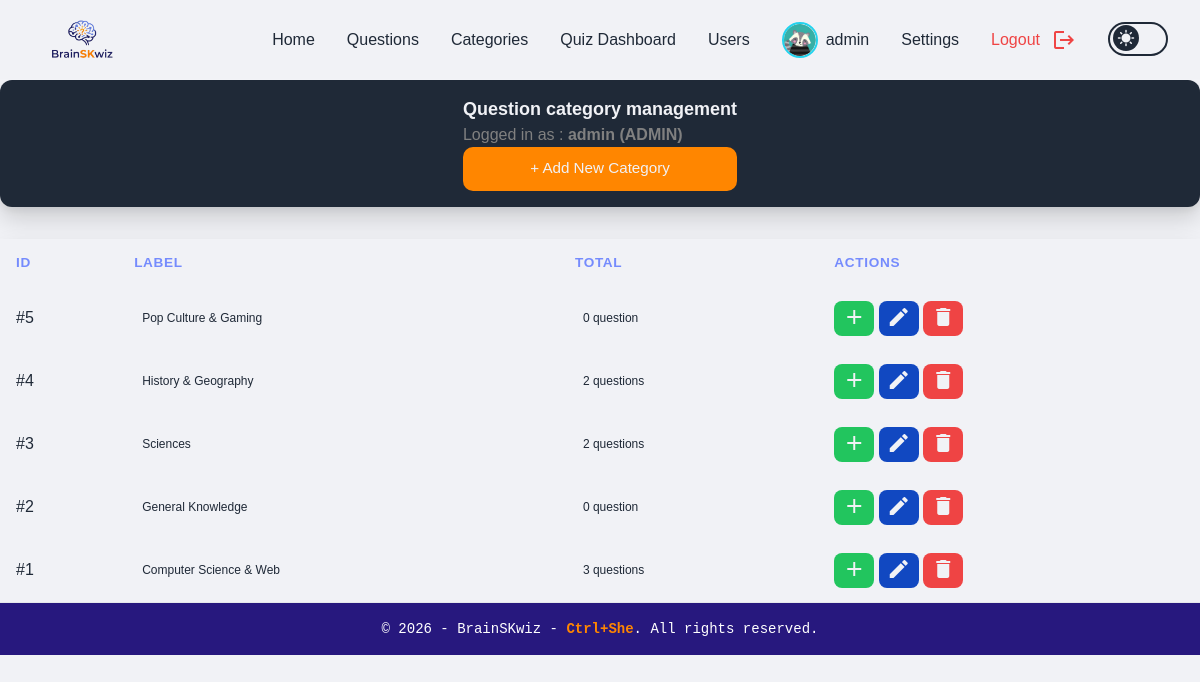
Screenshot of /admin_categories.php (signed in) with the database file from the repository.
### tables this page shows
CREATE TABLE IF NOT EXISTS categories (
    id INT AUTO_INCREMENT PRIMARY KEY,
    label VARCHAR(255) NOT NULL,
    created_at TIMESTAMP DEFAULT CURRENT_TIMESTAMP
);

### src/admin_categories.php (the view, shortened to what this page needs)
<?php
require_once __DIR__ . '/config/db.php';
$query = '
    SELECT c.*, COUNT(q.id) AS total_questions
    FROM categories c
    LEFT JOIN questions q ON q.category_id = c.id
    GROUP BY c.id
    ORDER BY c.id DESC
';
$categories = $pdo->query($query)->fetchAll();
require_once __DIR__ . '/components/header.php';
?>
        <div class="titleBox">
            <div>
                <h1 class="titleText">Question category management</h1>
                <p class="subTitle">
                    Logged in as : <strong><?php echo htmlspecialchars($_SESSION['username'] ?? 'Admin', ENT_QUOTES, 'UTF-8'); ?> (<span class="uppercase"><?php echo htmlspecialchars($_SESSION['role'], ENT_QUOTES, 'UTF-8'); ?></span>)</strong>
                </p>
                <button id="open-modal-btn" class="btn">
                    + Add New Category
                </button>
            </div>
        </div>
        <div class="table">
            <table>
                <thead class="tableTitle">
                    <tr>
                        <th>ID</th>
                        <th>Label</th>
                        <th>Total</th>
                        <th>Actions</th>
                    </tr>
                </thead>
                <tbody id="categories-table-body">
                    <?php foreach($categories as $cat): ?>
                        <tr id="category-row-<?php echo $cat['id']; ?>">
                            <td>#<?php echo $cat['id']; ?></td>
                            <td>
                                <span>
                                    <?php echo htmlspecialchars($cat['label'], ENT_QUOTES, 'UTF-8'); ?>
                                </span>
                            </td>
                            <td>
                                <span>
                                    <?php echo $cat['total_questions'] . ' ' . ($cat['total_questions'] > 1 ? 'questions' : 'question'); ?>
                                </span>
                            </td>
                            <td>
                                <div>
                                    <button
                                        data-id="<?php echo $cat['id']; ?>"
                                        data-label="<?php echo htmlspecialchars($cat['label'], ENT_QUOTES, 'UTF-8'); ?>"
                                        onclick="initManageQuestionsModal(this)"
                                        title="Add Questions"
                                        class="addBtn">
                                        <span class="material-icons">add</span>
                                    </button>
                                    <button
                                        data-id="<?php echo $cat['id']; ?>"
                                        data-label="<?php echo htmlspecialchars($cat['label'], ENT_QUOTES, 'UTF-8'); ?>"
                                        onclick="initEditModal(this)"
                                        title="Edit Category"
                                        class="editBtn">
                                        <span class="material-icons">edit</span>
                                    </button>
                                    <button
                                        onclick="confirmDeleteCategory(<?php echo $cat['id']; ?>)"
                                        title="Delete Category"
                                        class="deleteBtn">
                                        <span class="material-icons">delete</span>
                                    </button>
                                </div>
                            </td>
                        </tr>
                    <?php endforeach; ?>
                </tbody>
            </table>
        </div>
<?php require_once __DIR__ . '/components/footer.php'; ?>

### src/components/header.php (shortened to what this page needs)
<?php
$is_admin = isset($_SESSION['role']) && $_SESSION['role'] === 'admin';
$is_logged = isset($_SESSION['user_id']);
?>
<!DOCTYPE html>
<html lang="en" class="h-full">
<head>
    <script src="https://cdn.tailwindcss.com"></script>
    <script src="/public/js/tailwind-config.js"></script>
    <link rel="stylesheet" href="/css/style.css">
    <link href="https://api.fontshare.com/v2/css?f[]=clash-display@400,500,600,700&display=swap" rel="stylesheet">
</head>
<body>
<nav class="navbar">
    <a href="index.php" class="logo">
        <img src="/public/logo.png" alt="Logo" id="logoNavBar">
    </a>
    <ul class="nav-menu" id="nav-menu">
        <li><a href="/index.php">Home</a></li>
        <?php if($is_admin): ?>
            <li><a href="/admin_questions.php">Questions</a></li>
            <li><a href="/admin_categories.php">Categories</a></li>
            <li><a href="/admin_dashboard.php">Quiz Dashboard</a></li>
            <li><a href="/admin_users.php">Users</a></li>
        <?php endif; ?>
        <?php if($is_logged): ?>
            <li>
                <a href="/profile.php" class="profile flex justify-center items-center gap-2 m-0">
                    <img src="/public/avatars/<?= htmlspecialchars($_SESSION['avatar'] ?? 'bee.png') ?>"
                         class="w-9 h-9 rounded-full border-2 border-cyan-400 object-cover">
                    <span><?= htmlspecialchars($_SESSION['username']) ?></span>
                </a>
            </li>
            <li><a href="/settings.php">Settings</a></li>
            <li>
                <a href="/logout.php" class="logout flex justify-center items-center gap-2 m-0">
                    Logout
                    <span class="material-icons logout">logout</span>
                </a>
            </li>
        <?php else: ?>
            <li><a href="/login.php">Login</a></li>
            <li><a href="/register.php">Register</a></li>
        <?php endif; ?>
        <li>
            <label class="switch">
                <span class="slider round">
                    <span id="theme-icon" class="material-icons">sunny</span>
                </span>
            </label>
        </li>
    </ul>
</nav>

### src/components/footer.php
</div> </main> <footer class="w-full bg-primary border-t border-primary-800 py-4 text-center text-sm text-white font-mono">
        <p>&copy; 2026 - BrainSKwiz - <span class="text-accent font-bold hover:accent-hover transition">Ctrl+She</span>. All rights reserved.</p>
    </footer>
</body>
</html>

### src/css/style.css (style rules this page uses)
:root { --color-primary: #758bfd; --color-primary-light: #aeb8fe; --color-primary-dark: #27187e; --color-bg: #f1f2f6; --color-text: #1f2937; --color-white: #f1f2f6; --color-black: #1f2937; --color-success: #22c55e; --color-warning: #ff8600; --color-danger: #ef4444; --shadow-modal: 0 4px 6px rgba(0, 0, 0, 0.05), 0 12px 24px rgba(0, 0, 0, 0.15); }
body { background: var(--color-bg); color: var(--color-text); font-family: 'Clash Display', sans-serif; }
label { display: block; font-size: 0.875rem; font-weight: 500; color: #9ca3af; margin-bottom: 0.25rem; }
.btn { width: 100%; padding: 0.65rem 1rem; background-color: var(--color-primary); border-radius: 10px; color: var(--color-white); font-size: 0.95rem; outline: none; }
#open-modal-btn { background-color: var(--color-warning); }
.navbar { position: sticky; top: 0; display: flex; justify-content: space-between; align-items: center; padding: 0 2rem; height: 80px; background: var(--color-bg); border-bottom: 1px solid rgba(255,255,255,.08); z-index: 1000; }
.logo { display: flex; align-items: center; }
#logoNavBar { height: 55px; width: auto; }
.nav-menu { display: flex; align-items: center; gap: 2rem; list-style: none; margin: 0; padding: 0; }
.nav-menu a { color: var(--color-text); text-decoration: none; font-weight: 500; transition: .2s; }
.logout { color: var(--color-danger) !important; vertical-align: middle; margin-left: 4px; }
.switch { position: relative; display: inline-block; width: 60px; height: 34px; }
.slider { position: absolute; cursor: pointer; top: 0; left: 0; right: 0; bottom: 0; background-color: var(--color-bg); -webkit-transition: .4s; transition: .4s; }
.slider:before { position: absolute; content: ""; height: 26px; width: 26px; left: 3px; bottom: 3px; background-color: var(--color-text); -webkit-transition: .4s; transition: .4s; }
.slider.round { border-radius: 34px; border: 2px solid var(--color-text); }
.slider.round:before { border-radius: 50%; }
#theme-icon { position: absolute; width: 26px; height: 26px; left: 3px; bottom: 3px; display: flex; justify-content: center; align-items: center; font-size: 18px; line-height: 1; color: var(--color-bg); z-index: 2; transition: transform .4s ease; }
.titleBox { display: flex; flex-direction: column; align-items: center; gap: 0.5rem; margin-bottom: 2rem; background-color: var(--color-black); border-radius: 12px; box-shadow: var(--shadow-modal); padding: 1rem; }
.titleText { font-size: large; font-weight: bold; color: var(--color-white); }
.subTitle { color: grey; }
.table { width: 100%; overflow-x: auto; border-radius: 12px; background: var(--color-bg); box-shadow: var(--shadow-modal); }
table { width: 100%; border-collapse: collapse; font-family: inherit; }
thead.tableTitle { background: var(--color-bg); text-align: left; }
thead.tableTitle th { padding: 14px 16px; font-size: 0.85rem; text-transform: uppercase; letter-spacing: 0.05em; color: var(--color-primary); }
tbody tr { background-color: var(--color-bg); }
td { padding: 14px 16px; vertical-align: middle; }
td span { display: inline-block; font-size: 0.75rem; padding: 4px 8px; border-radius: 6px; white-space: nowrap; }
.editBtn { background: #1148c1; color: var(--color-white); }
.deleteBtn { background: var(--color-danger); color: var(--color-white); }
.addBtn { background-color: var(--color-success); color: var(--color-white); }
button { cursor: pointer; border-radius: 8px; padding: 6px 10px; font-size: 0.75rem; }

### rows the page displays
categories: id "5", label "Pop Culture & Gaming", total_questions "0"
categories: id "4", label "History & Geography", total_questions "2"
categories: id "3", label "Sciences", total_questions "2"
categories: id "2", label "General Knowledge", total_questions "0"
categories: id "1", label "Computer Science & Web", total_questions "3"

### other values shown
$_SESSION['username'] "admin"
$_SESSION['role'] "ADMIN"
